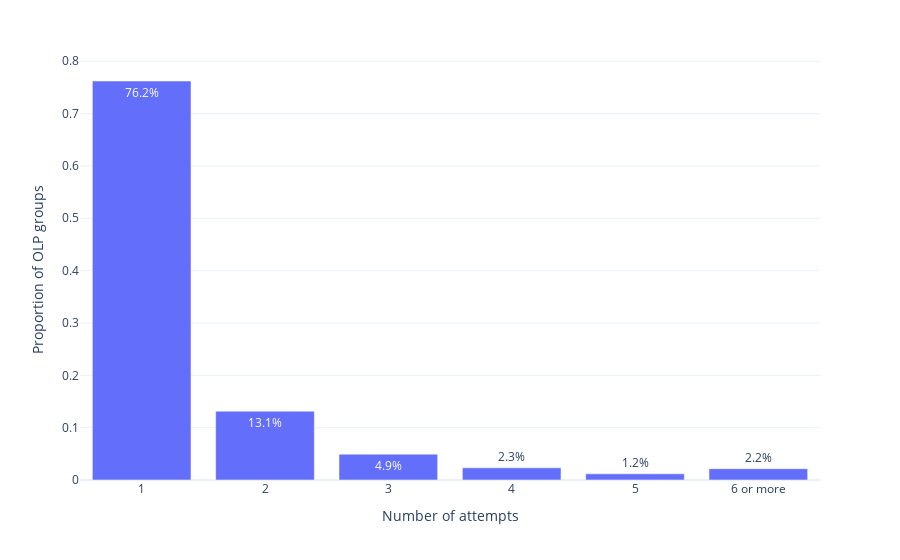

Here is the notebook cell this chart was saved with:
### Code cell
a = (grouped.groupby('within_group_ix').agg(prop_cases = pd.NamedAgg('within_group_ix',
                                                                     'count')) / tot)
a = a[:5].reset_index()
b = pd.DataFrame({'within_group_ix': ['6 or more'], 'prop_cases': [1 - a.prop_cases.sum
()]})
a = pd.concat([a,b], ignore_index=True)
a['within_group_ix'] = a['within_group_ix'].astype(str)
a['text'] = a.prop_cases.map(lambda x: format(x, '.1%'))
fig = px.bar(a, x = 'within_group_ix', y = 'prop_cases', text='text')
fig.update_layout(template = 'plotly_white', xaxis_title='Number of attempts', 
                  yaxis_title = 'Proportion of OLP groups')

### Figure 1 — Plotly figure (JSON) as saved in the notebook; plotly's stock layout.template omitted (floating-point values rounded to 4 significant figures)
{"data": [{"alignmentgroup": "True", "hovertemplate": "within_group_ix=%{x}<br>prop_cases=%{y}<br>text=%{text}<extra></extra>", "legendgroup": "", "marker": {"color": "#636efa", "pattern": {"shape": ""}}, "name": "", "offsetgroup": "", "orientation": "v", "showlegend": false, "text": ["76.2%", "13.1%", "4.9%", "2.3%", "1.2%", "2.2%"], "textposition": "auto", "x": ["1", "2", "3", "4", "5", "6 or more"], "xaxis": "x", "y": [0.7623, 0.1315, 0.04939, 0.02333, 0.01184, 0.02167], "yaxis": "y", "type": "bar"}], "layout": {"xaxis": {"anchor": "y", "domain": [0.0, 1.0], "title": {"text": "Number of attempts"}}, "yaxis": {"anchor": "x", "domain": [0.0, 1.0], "title": {"text": "Proportion of OLP groups"}}, "legend": {"tracegroupgap": 0}, "margin": {"t": 60}, "barmode": "relative"}}
